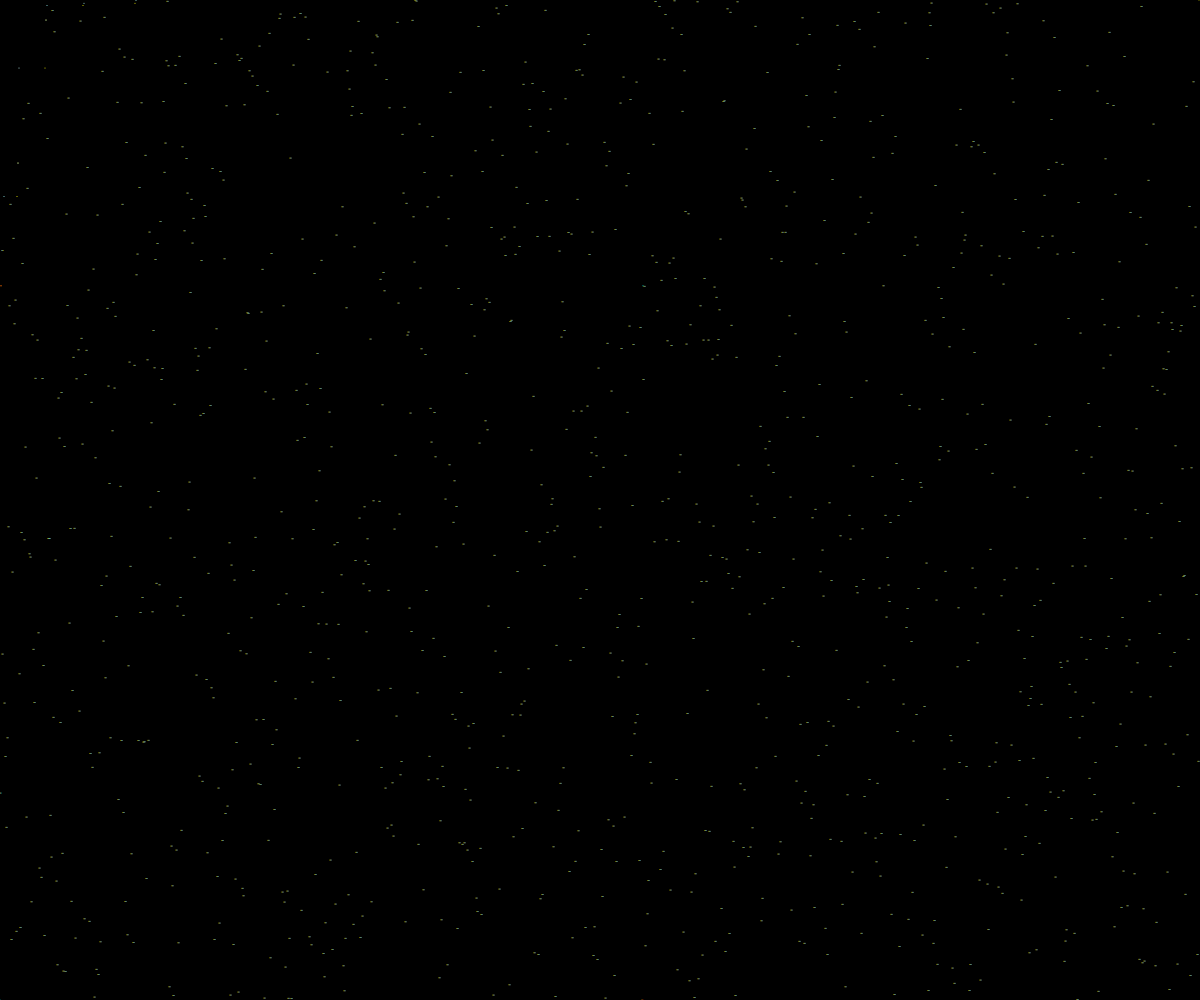
Frame 1 (no input)
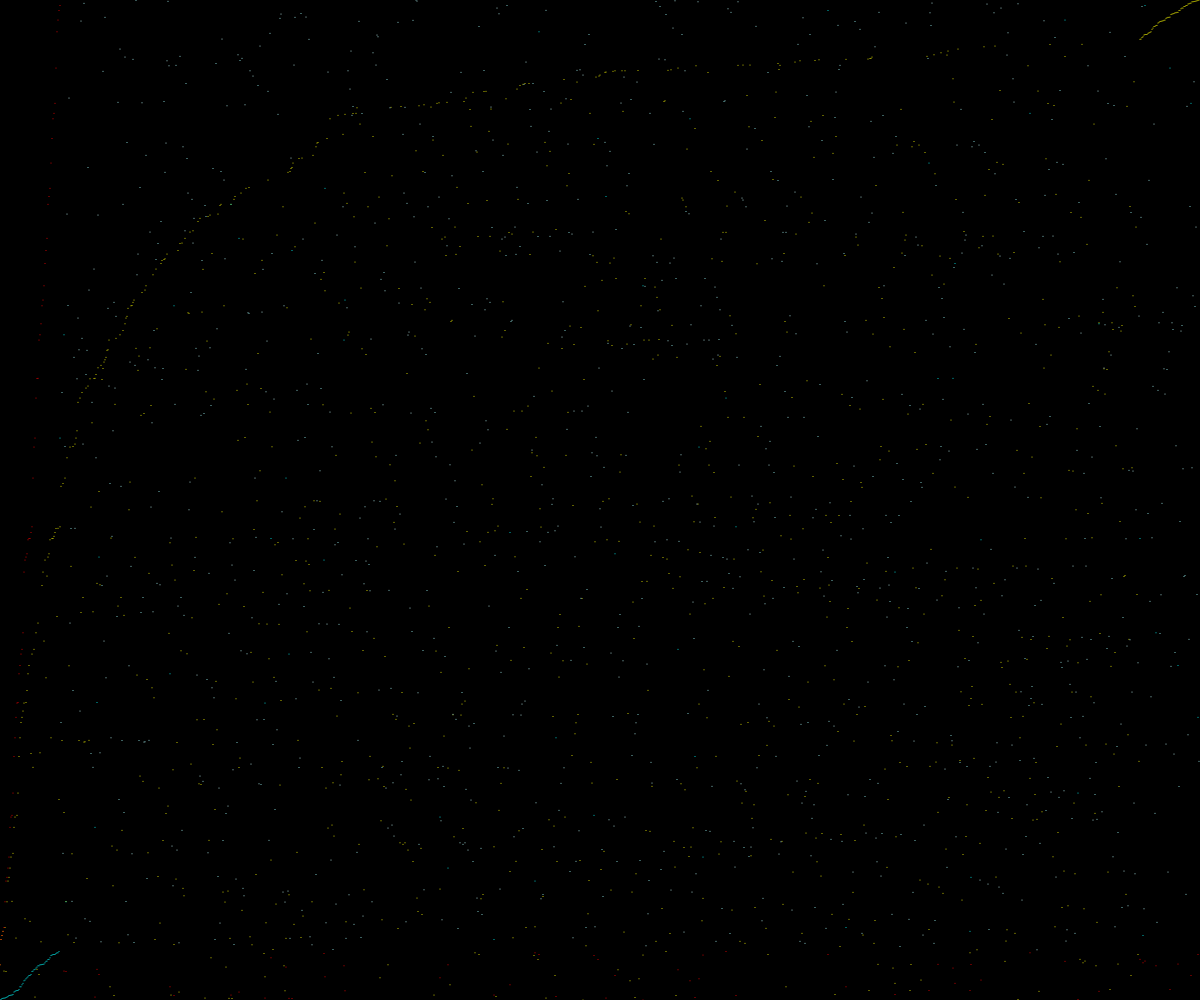
Frame 60 (no input)
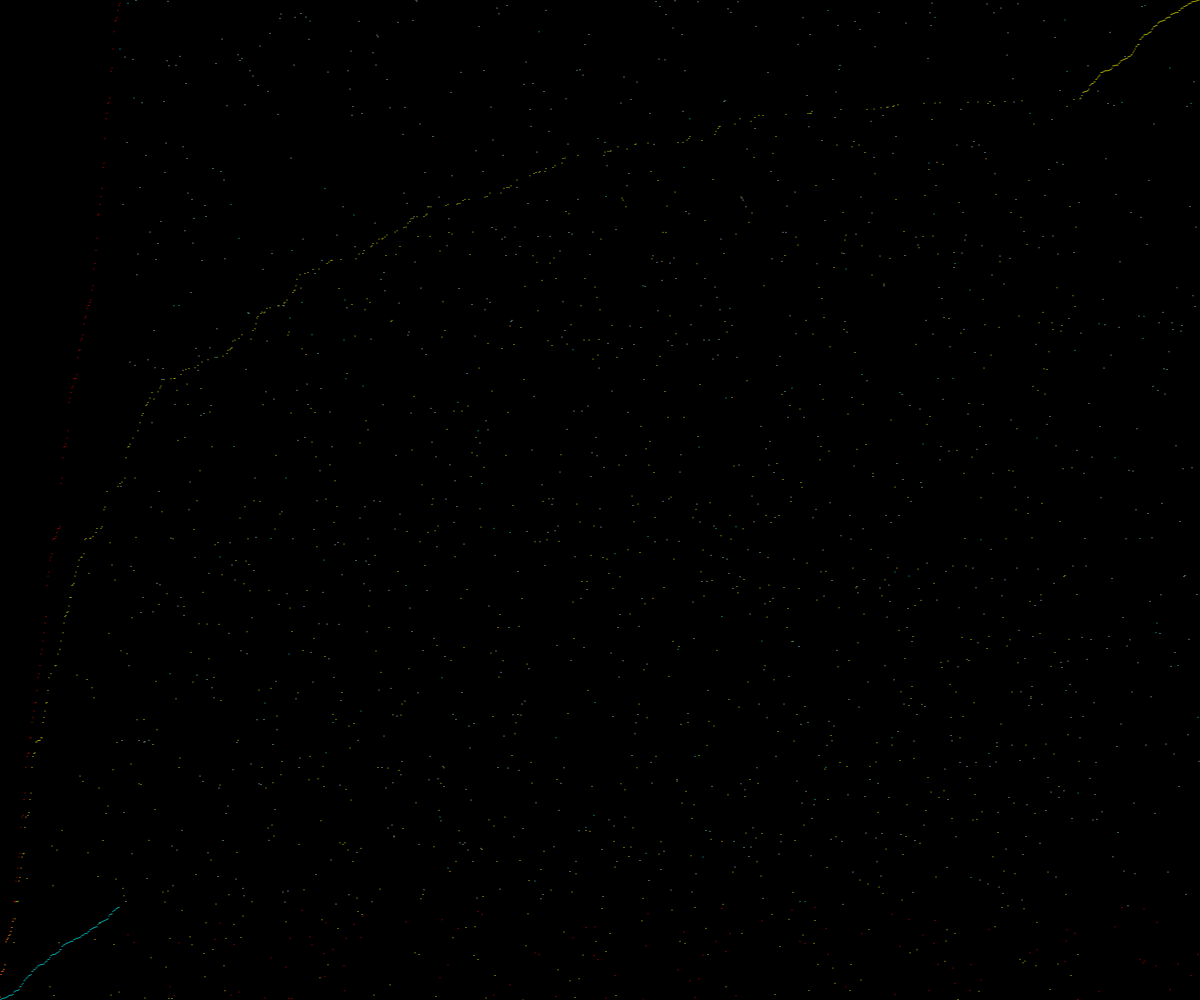
Frame 120 (the mouse pressed at the canvas centre since frame 60)

The p5.js sketch that drew these frames (run headless with seeded random() and noise() and a simulated clock; from frame 60 on, the mouse is pressed at the canvas centre):

// p5.js sketch
// ── sketch.js
let bubble    = [], bub_x = 0
let insertion = [], ins_x = 1
let selection = [], sel_x = 0

function setup() {
  createCanvas(windowWidth, windowHeight)
	for (let i = 0; i < width; i++) {
    bubble[i] = insertion[i] = selection[i] = random(height)    
  }
}

function draw() {
	background(0)
  if (bub_x < bubble.length) {
    for (let bub_y = 0; bub_y < (bubble.length - bub_x - 1); bub_y++) {
      let a = bubble[bub_y]
      let b = bubble[bub_y+1]
      if (a > b) {
        swap(bubble, bub_y, bub_y+1)
      }
		}		
  } else {
    console.log("bubble sort (yellow) finished")
  }
  bub_x++

  if (ins_x <= insertion.length) {
		let ins_y = ins_x
		while (ins_y > 0 && insertion[ins_y-1] > insertion[ins_y]) {
			swap(insertion, ins_y, ins_y-1)
			ins_y = ins_y-1
		}		
  } else {
    console.log("insertion sort (red) finished")
  }	
  ins_x++

  if (sel_x <= selection.length - 1) {
    let min = sel_x
    for (let sel_y = sel_x+1; sel_y < selection.length; sel_y++) {
      if (selection[sel_y] < selection[min]) {
        min = sel_y
      }
    }
    if (min != sel_x) {
      swap(selection, sel_x, min)
    }
  } else {
    console.log("selection sort (aqua) finished")
  }
  sel_x++
  
  // bubble (yellow)
  for (let i in bubble) {
    stroke(255, 255, 0)
		point(i, height - bubble[i])
  }

  // insertion (red)
  for (let i in insertion) {
    stroke(255, 0, 0)
		point(i, height - insertion[i])
  }

  // selection (aqua)
  for (let i in selection) {
    stroke(0, 255, 255)
		point(i, height - selection[i])
  }

  if (ins_x > insertion.length && bub_x > bubble.length && sel_x > selection.length) {
    noLoop()
    console.log("all done")
  }

}

function swap(arr, a, b) {
  let temp = arr[a]
  arr[a] = arr[b]
  arr[b] = temp
}
